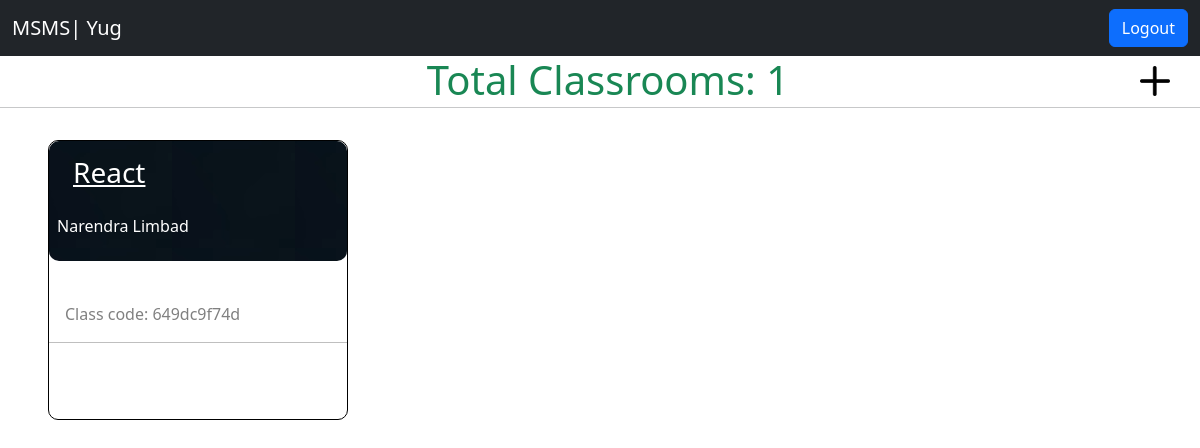
Page /Student/Student_home.php (signed in) on the committed database.
### tables this page shows
CREATE TABLE `student_info` (
  `First_Name` varchar(50) NOT NULL,
  `Last_Name` varchar(50) NOT NULL,
  `Enrollment` bigint(12) NOT NULL,
  `Semester` int(1) NOT NULL,
  `Mobile` bigint(10) NOT NULL,
  `Photo` varchar(300) NOT NULL,
  `Admin` varchar(50) NOT NULL,
  `Branch` varchar(30) DEFAULT NULL
);

CREATE TABLE `classroom_for_teacher` (
  `Teacher_Id` int(10) NOT NULL,
  `Class_Name` varchar(50) NOT NULL,
  `Class_code` varchar(50) NOT NULL,
  `Teacher_Name` varchar(50) NOT NULL,
  `Class_Cover_Image` varchar(300) NOT NULL
);

### Student/Student_home.php (the view, shortened to what this page needs)
<?php
    $eno = $_SESSION['student_eno'];
    $con = mysqli_connect("localhost", 'root', "", "admin");
    $query2 = "select * from classroom_students where Enrollment = $eno";
    $result2 = mysqli_query($con, $query2);
?>
<!DOCTYPE html>
<html lang="en">
<head>
    <link href="https://cdn.jsdelivr.net/npm/bootstrap@5.3.0/dist/css/bootstrap.min.css" rel="stylesheet">
</head>
<body>
    <?php include("Navbar.php"); ?>
    <div class = "div">
        <p class = "text-success h1 ms-3">Total Classrooms: <?php echo mysqli_num_rows($result2);?></p>
        <a href = "Join.php">
        <img src = "images/add.png" style = "position:absolute;right:0;height:30px;margin-top:10px;margin-right:30px;">
        </a>
    </div>
    <hr>
    <div class = "main">
    <?php
        while($row2 = mysqli_fetch_array($result2)){
            $classcode = $row2['Class_Code'];
            $query3 = "select * from classroom_for_teacher where Class_code = '$classcode' ";
            $result3 = mysqli_query($con,$query3);
            while($row = mysqli_fetch_array($result3, MYSQLI_ASSOC)){
            ?>
            <div class = "classroom ms-5 mb-4 mt-3">
                <div class = "image" style = "background-image:url('<?php echo '../classroom_img/'.$row['Class_Cover_Image']?>');height:120px;color:white;padding-top:15px;border-radius:10px;">
                <a class = "ms-4 h3" href = "Class.php?Class_code=<?php echo $row['Class_code'] ?>"><?php echo $row['Class_Name']?></a>
                <div style = "display:flex">
                    <p class = "ms-2 mt-4"><?php echo $row['Teacher_Name']?></p>
                </div>
                <p style = "color:grey;" class = "ms-3 mt-5">Class code: <?php echo $row['Class_code'];?></p>
                <hr style = "color:black;">
                </div>
            </div>
            <?php
            }
        }
    ?>
</div>
</body>
</html>

### Student/Navbar.php (shortened to what this page needs)
<?php
    $eno = $_SESSION['student_eno'];
    $con = mysqli_connect("localhost", 'root', "", "admin");
    $query = "select * from student_info where Enrollment = $eno";
    $result = mysqli_query($con, $query);
    $result = mysqli_fetch_array($result);
?>
<nav class="navbar navbar-expand-lg bg-dark navbar-dark">
  <div class="container-fluid">
    <a class="navbar-brand" href="Student_home.php">MSMS| <?php echo $result['First_Name']; ?></a>
    <div class="collapse navbar-collapse" id="navbarSupportedContent">
      <form class="d-flex" role="search" action = "Logout.php">
        <button class="btn btn-primary" type="submit">Logout</button>
      </form>
    </div>
  </div>
</nav>

### Student/Student_home.php (style rules this page uses)
.div { height:35px; display:flex; justify-content:center; }
.main { display:flex; flex-wrap:wrap; }
.classroom { width:300px; height:280px; border:1px solid black; border-radius:10px; color:white; }

### rows in the picture
student_info: First_Name "Yug"
classroom_for_teacher: Class_Cover_Image (picture), Class_Name "React", Teacher_Name "Narendra Limbad", Class_code "649dc9f74d"

### other values in the picture
mysqli_num_rows($result2) "1"
